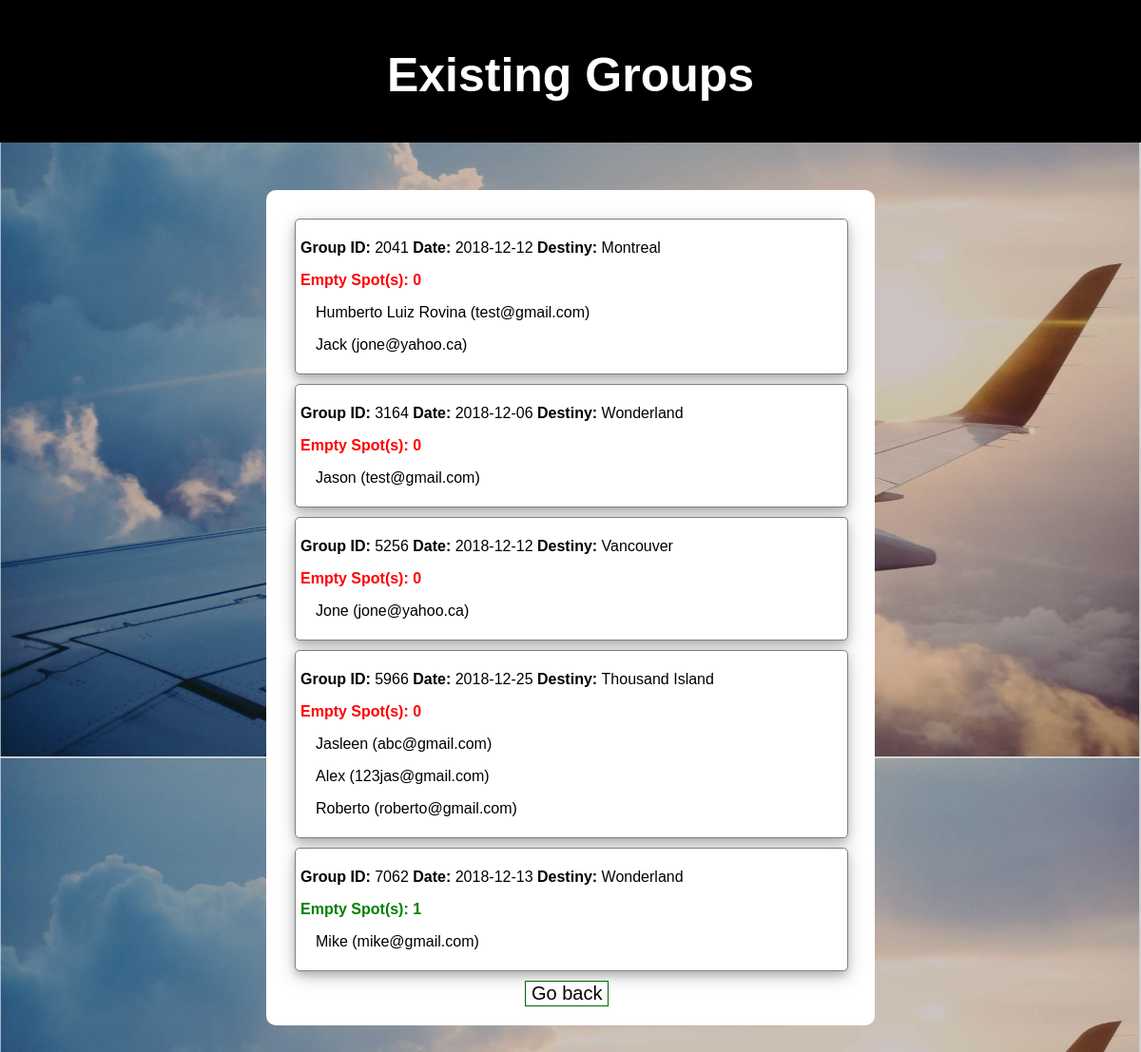
/seeExistingGroups.php, run on the app's committed database.
### tables this page shows
CREATE TABLE `user_info` (
  `RegistrationId` int(11) NOT NULL,
  `Name` varchar(50) NOT NULL,
  `Address` varchar(30) NOT NULL,
  `Date` varchar(10) NOT NULL,
  `Email` varchar(20) NOT NULL,
  `PackageId` int(11) NOT NULL,
  `GroupId` int(11) DEFAULT NULL,
  `Password` varchar(50) NOT NULL
);

CREATE TABLE `vacationplan` (
  `PackageId` int(11) NOT NULL,
  `PackageName` varchar(40) NOT NULL
);

CREATE TABLE `group_info` (
  `GroupId` int(11) NOT NULL,
  `PackageId` int(11) NOT NULL,
  `GroupSize` int(11) NOT NULL,
  `Date` varchar(50) NOT NULL
);

### seeExistingGroups.php (the view, shortened to what this page needs)
<?php
$host = "localhost";
$user = "root";
$dbName = "project2";
$password="";
$con = mysqli_connect($host, $user, $password, $dbName) or die("Connection Failed.");
?>
<!DOCTYPE html>
<html lang="en">
<head>
</head>
<body>
<div style="width: 100%; height: 100px;padding-top: 50px; background-color: black; margin-top: 0">
    <a style="text-decoration: none;"href="./index.php">
        <h1 style="text-align: center; margin-top: 0; color: white;">Existing Groups</h1>
    </a>
</div>
<main style="margin-bottom: 5%;" class="sections">
    <?php
        $groupIdList = [];
        $query = "SELECT GroupId FROM group_info";
        $result = mysqli_query($con, $query) or die ("query failed" . mysqli_error($con));
        if (mysqli_num_rows($result) == 0){
            echo "<p>No groups created</p>";
        }else{
            while ($row = mysqli_fetch_row($result)) {
                $groupIdList[] = $row[0];
            }
            foreach ($groupIdList as $groupId){
                $query = "SELECT u.Name, u.Email, u.Date, v.PackageName, g.GroupSize FROM user_info u
                      JOIN vacationplan v on u.PackageId = v.PackageId
                      JOIN group_info g on g.GroupId = u.GroupId
                      WHERE u.GroupId = '$groupId'";
                $result = mysqli_query($con, $query) or die ("query failed" . mysqli_error($con));
                $row = mysqli_fetch_row($result);
                $groupSize = mysqli_num_rows($result);
                $groupCapacity = $row[4];
                $emptySpots = $groupCapacity - $groupSize;
                echo "<div class=\"groups\">  <p><b>Group ID: </b> $groupId <b> Date: </b> $row[2] <b> Destiny: </b> $row[3]</p>";
                if($emptySpots > 0){ echo "<p style=\"color:green\"><b> Empty Spot(s): " . $emptySpots . "</b></p>"; }
                else{ echo "<p style=\"color:red\"><b> Empty Spot(s): " . $emptySpots . "</b></p>"; }
                do{
                    echo "<p style=\"text-indent: 1em\">$row[0] ($row[1])</p>";
                }while ($row = mysqli_fetch_row($result));
                echo "</div>";
            }
        }
    ?>
    <button style="margin-left: 42%" class="button" onclick="location.href = 'index.php';">Go back</button>
</main>
</body>
</html>

### seeExistingGroups.php (style rules this page uses)
body { margin: 0; padding: 0; border: 0; background: url("./img/airplane.jpg"); background-size: 100%; }
h1,h2,h3,h4,p { font-family: Arial, Helvetica, sans-serif; }
h1 { font-size: 50px; }
.button { font-size: 20px; background-color: white; border: 1px solid darkgreen; transition-duration: 0.3s; }
.sections { width: 50%; margin: 0 auto; margin-top: 50px; padding: 20px; background-color: white; border-radius: 10px; }
.groups { box-shadow: 0 4px 8px 0 rgba(0, 0, 0, 0.2), 0 6px 20px 0 rgba(0, 0, 0, 0.19); width: 95%; padding:5px; margin: 10px; border-radius: 5px; border: 1px solid grey; background-color: white; }

### data on the page
user_info: groupId "2041", Date "2018-12-12", PackageId.PackageName "Montreal", GroupId.GroupSize "0", Name "Humberto Luiz Rovina", Email "test@gmail.com"
user_info: Name "Jack", Email "jone@yahoo.ca"
user_info: groupId "3164", Date "2018-12-06", PackageId.PackageName "Wonderland", GroupId.GroupSize "0", Name "Jason", Email "test@gmail.com"
user_info: groupId "5256", Date "2018-12-12", PackageId.PackageName "Vancouver", GroupId.GroupSize "0", Name "Jone", Email "jone@yahoo.ca"
user_info: groupId "5966", Date "2018-12-25", PackageId.PackageName "Thousand Island", GroupId.GroupSize "0", Name "Jasleen", Email "abc@gmail.com"
user_info: Name "Alex", Email "123jas@gmail.com"
user_info: Name "Roberto", Email "roberto@gmail.com"
user_info: groupId "7062", Date "2018-12-13", PackageId.PackageName "Wonderland", GroupId.GroupSize "1", Name "Mike", Email "mike@gmail.com"
